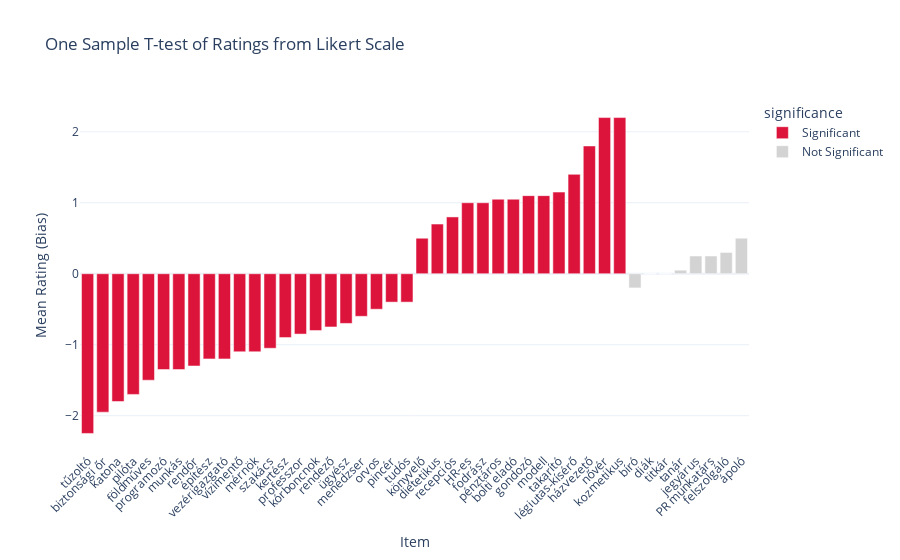

Write notebook code for a chart like this one.
### Code cell
# Sort by mean for better readability
df_results_sorted = df_results.sort_values(by='mean')

# Create color labels
df_results_sorted['significance'] = df_results_sorted['significant'].map({True: 'Significant', False: 'Not Significant'})

# Plot
fig = px.bar(
    df_results_sorted,
    x='item',
    y='mean',
    color='significance',
    color_discrete_map={'Significant': 'crimson', 'Not Significant': 'lightgray'},
    title='One Sample T-test of Ratings from Likert Scale',
    labels={'item': 'Item', 'mean': 'Mean Rating'},
    hover_data=['p_value']
)

fig.update_layout(
    xaxis_tickangle=-45,
    yaxis_title='Mean Rating (Bias)',
    xaxis_title='Item',
    template='plotly_white'
)

fig.show()

# Save it as html
fig.write_html('occupations_1sttest.html')

### Figure 1 — Plotly figure (JSON) as saved in the notebook; plotly's stock layout.template omitted (floating-point values rounded to 4 significant figures)
{"data": [{"customdata": [[8.698e-11], [5.014e-15], [4.798e-10], [1.219e-08], [3.845e-08], [1.387e-07], [4.949e-07], [6.931e-07], [8.979e-06], [1.171e-06], [1.461e-05], [1.461e-05], [1.575e-06], [0.0001481], [0.0006486], [0.0003932], [0.0001623], [0.0004113], [0.0008732], [0.001576], [0.04209], [0.007523], [0.02099], [0.0001346], [0.0003932], [4.986e-05], [1.998e-05], [6.07e-06], [1.752e-05], [0.0001988], [3.319e-05], [8.986e-05], [3.374e-07], [7.226e-08], [3.42e-10], [9.715e-14]], "hovertemplate": "significance=Significant<br>Item=%{x}<br>Mean Rating=%{y}<br>p_value=%{customdata[0]}<extra></extra>", "legendgroup": "Significant", "marker": {"color": "crimson", "pattern": {"shape": ""}}, "name": "Significant", "orientation": "v", "showlegend": true, "textposition": "auto", "type": "bar", "x": ["tűzoltó", "biztonsági őr", "katona", "pilóta", "földműves", "programozó", "munkás", "rendőr", "építész", "vezérigazgató", "vízimentő", "mérnök", "szakács", "kertész", "professzor", "kórboncnok", "rendező", "ügyész", "menedzser", "orvos", "pincér", "tudós", "könyvelő", "dietetikus", "recepciós", "HR-es", "fodrász", "pénztáros", "bolti eladó", "gondozó", "modell", "takarító", "légiutas-kísérő", "házvezető", "nővér", "kozmetikus"], "xaxis": "x", "y": [-2.25, -1.95, -1.8, -1.7, -1.5, -1.35, -1.35, -1.3, -1.2, -1.2, -1.1, -1.1, -1.05, -0.9, -0.85, -0.8, -0.75, -0.7, -0.6, -0.5, -0.4, -0.4, 0.5, 0.7, 0.8, 1.0, 1.0, 1.05, 1.05, 1.1, 1.1, 1.15, 1.4, 1.8, 2.2, 2.2], "yaxis": "y"}, {"customdata": [[0.1036], [NaN], [1.0], [0.8336], [0.1713], [0.09615], [0.08281], [0.1256]], "hovertemplate": "significance=Not Significant<br>Item=%{x}<br>Mean Rating=%{y}<br>p_value=%{customdata[0]}<extra></extra>", "legendgroup": "Not Significant", "marker": {"color": "lightgray", "pattern": {"shape": ""}}, "name": "Not Significant", "orientation": "v", "showlegend": true, "textposition": "auto", "type": "bar", "x": ["bíró", "diák", "titkár", "tanár", "jegyárus", "PR munkatárs", "felszolgáló", "ápoló"], "xaxis": "x", "y": [-0.2, 0.0, 0.0, 0.05, 0.25, 0.25, 0.3, 0.5], "yaxis": "y"}], "layout": {"barmode": "relative", "legend": {"title": {"text": "significance"}, "tracegroupgap": 0}, "title": {"text": "One Sample T-test of Ratings from Likert Scale"}, "xaxis": {"anchor": "y", "domain": [0, 1], "tickangle": -45, "title": {"text": "Item"}}, "yaxis": {"anchor": "x", "domain": [0, 1], "title": {"text": "Mean Rating (Bias)"}}}}
